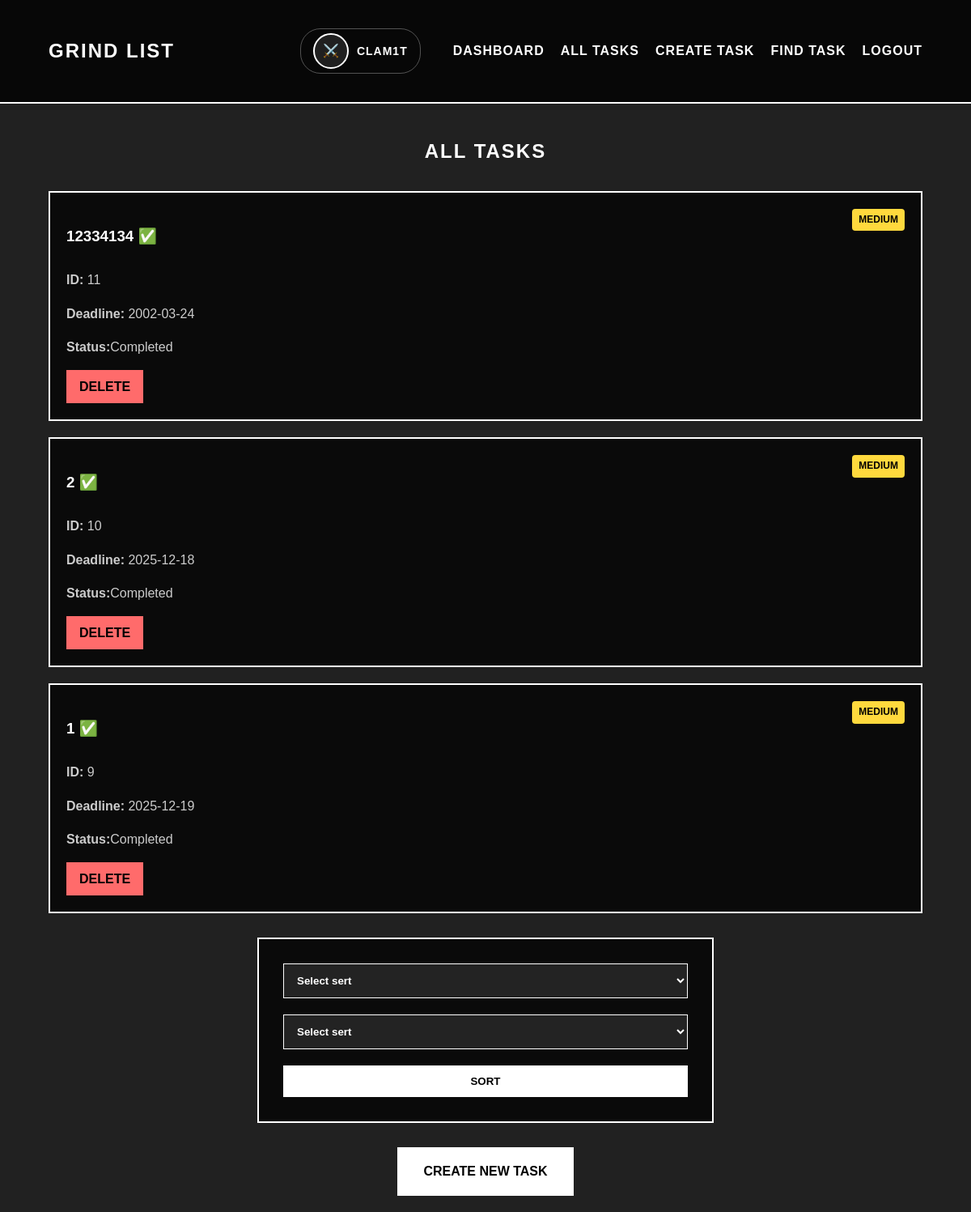
Screenshot of /task/tasks (signed in) with the database file from the repository.
### app/models/task.py (models this page shows, shortened)
class Task(db.Model):
    id = db.Column(db.Integer, primary_key=True)
    title = db.Column(db.String(200), nullable=False)
    priority = db.Column(db.String(10), nullable=False)
    deadline = db.Column(db.DateTime, default=datetime.now)
    is_done = db.Column(db.Boolean, default=False)
    user_id = db.Column(db.Integer, db.ForeignKey('user.id'), nullable=False)

### app/routes/task.py (the view, shortened to what this page needs)
@task.route('/tasks', methods=['GET', 'POST'])
def tasks_page():
    if 'user_id' not in session:
        flash('Сначала войдите в систему', 'error')
        return redirect(url_for('main.home'))
    if request.method == 'POST':
        sort_by = request.form.get('sort_by').lower()
        test = request.form.get('test').lower()
    else:
        sort_by = 'newest'
        test = 'desc'
    query = Task.query.filter_by(user_id=session['user_id'])
    print(f"'{test}'")
    if test=='desc':
        if sort_by == 'priority':
            priority_order = case(
                (Task.priority == 'high', 1),
                (Task.priority == 'medium', 2),
                (Task.priority == 'low', 3),
            )
            tasks = query.order_by(priority_order, Task.id.desc()).all()
        elif sort_by == 'deadline':
            tasks = query.order_by(Task.deadline.asc().nulls_last(), Task.id.desc()).all()
        elif sort_by == 'status':
            tasks = query.order_by(Task.is_done.asc(), Task.id.desc()).all()
        else:
            tasks = query.order_by(Task.id.desc()).all()
        return render_template('main/tasks.html', tasks=tasks, current_sort=sort_by)

### app/templates/main/tasks.html (shortened to what this page needs)
{% extends "main/base_dashboard.html" %}
{% block content %}
<section class="tasks-section">
    <h1 style="color: #fff; text-align: center; text-transform: uppercase; letter-spacing: 2px; margin-bottom: 30px;">
        ALL TASKS
    </h1>
    <div class="task-list">
        {% if tasks %}
            {% for task in tasks %}
                <div id="task_{{task.id}}" class="task-card">
                    <div style="display: flex; justify-content: space-between; align-items: start;">
                        <h3 class="done_h" > {{ task.title }}{% if task.is_done %} ✅{% endif %}</h3>
                        <span class="priority-badge {{ task.priority }}">{{ task.priority.upper() }}</span>
                    </div>
                    <p><strong>ID:</strong> {{ task.id }}</p>
                    <p><strong>Deadline:</strong> {{ task.deadline.strftime('%Y-%m-%d') if task.deadline else 'Not set' }}</p>
                    <p class="done_p"><strong>Status:</strong>{% if task.is_done %}Completed{% else %}In Progress{% endif %}</p>
                    <div class="task-actions">
                        <a href="{{ url_for('task.delete_task_page', task_id=task.id) }}" class="task-btn delete-btn" onclick="return confirm('Are you sure you want to delete this task?')">Delete</a>
                    </div>
                </div>
            {% endfor %}
        {% else %}
            <p style="color: #fff; text-align: center;">No tasks found. Create your first task!</p>
        {% endif %}
    </div>
    <form class="task-form" method="POST" action="{{ url_for('task.tasks_page') }}">
        <select name="sort_by" required>
            <option value="">Select sert</option>
        </select>
        <select name="test" selected="Acs">
            <option value="">Select sert</option>
        </select>
        <button type="submit">Sort</button>
    </form>
    <div style="text-align: center; margin-top: 30px;">
        <a href="{{ url_for('task.create_task_page') }}" class="create-btn">Create New Task</a>
        </div>
</section>
{% endblock %}

### app/static/style.css (style rules this page uses)
body { font-family: 'Arial Black', 'Arial', sans-serif; line-height: 1.6; color: #000; margin: 0; padding: 0; background-color: rgba(0, 0, 0, 0.87); background-size: cover; background-attachment: fixed; min-height: 100vh; }
.task-list { display: grid; gap: 20px; margin-top: 30px; }
.task-card { background: rgba(0,0,0,0.7); border: 2px solid #fff; padding: 20px; color: #fff; transition: all 0.3s ease; }
.task-card h3 { margin-bottom: 10px; text-transform: uppercase; color: #fff; }
.task-card p { color: #ccc; margin-bottom: 15px; }
.task-btn { background: #fff; color: #000; border: none; padding: 10px 20px; cursor: pointer; font-weight: bold; text-transform: uppercase; transition: all 0.3s; margin-right: 10px; }
.create-btn { display: inline-block; background: #fff; color: #000; padding: 15px 30px; text-decoration: none; font-weight: bold; text-transform: uppercase; transition: all 0.3s; border: 2px solid #fff; }
.task-form, .search-form { max-width: 500px; margin: 30px auto; background: rgba(0,0,0,0.7); padding: 30px; border: 2px solid #fff; }
.task-form input, .task-form select, .task-form textarea, .search-form input { width: 100%; padding: 12px; margin-bottom: 20px; border: 1px solid #fff; background: rgba(255,255,255,0.1); color: #fff; font-weight: bold; transition: all 0.3s ease; }
.task-form button, .search-form button { width: 100%; padding: 12px; background: #fff; color: #000; border: none; font-weight: bold; text-transform: uppercase; cursor: pointer; transition: all 0.3s; }
.priority-badge { padding: 4px 8px; border-radius: 4px; font-size: 12px; font-weight: bold; text-transform: uppercase; }
.priority-badge.medium { background: #ffd93d; color: #000; }
.task-actions { display: flex; gap: 10px; margin-top: 15px; flex-wrap: wrap; }
.delete-btn { background: #ff6b6b !important; text-decoration: none; padding: 8px 16px; }

### rows the page displays
Task: title "12334134", priority "MEDIUM", id "11", deadline "2002-03-24", is_done "Completed"
Task: title "2", priority "MEDIUM", id "10", deadline "2025-12-18", is_done "Completed"
Task: title "1", priority "MEDIUM", id "9", deadline "2025-12-19", is_done "Completed"

### other values shown
{{ session.username }} "CLAM1T"
